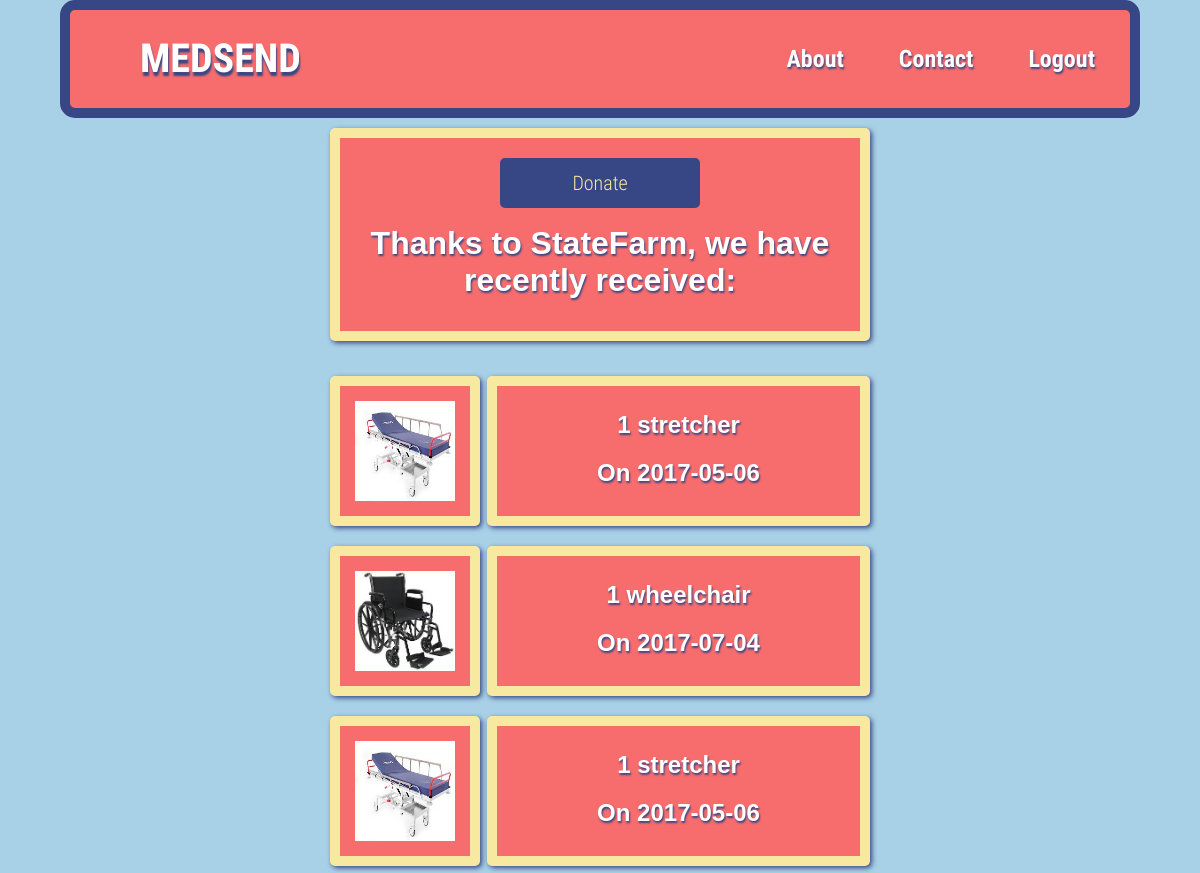
/organization/3, run on the app's committed database.
### tables this page shows
CREATE TABLE users
               (id int,
                username text,
                password text,
                type text);

CREATE TABLE donations
               (userid int,
                item_type text,
                image text,
                date_donated text,
                date_distributed text,
                amount int);

### app.py (the view)
@app.route('/organization/<userid>')
def organization(userid):
    title = "MedSend"
    conn = sqlite3.connect(db_path)
    c = conn.cursor()
    orders = c.execute("SELECT * from donations where userid == "+userid+"")
    data = c.fetchall()
    donations = donations_dict_arr(data)
    orders = c.execute("SELECT * from users where id == "+userid+"")
    data = c.fetchall()
    username = ""
    for d in data:
      username = d[1]
    return render_template('organization.html', username=username, title=title, donations = donations)

### app.py (called while the page is built)
def donations_dict_arr(data):
  donations= []
  for d in data:
    item = dict()
    item['userid'] = d[0]
    item['item_type'] = d[1]
    item['image'] = d[2]
    item['date_donated'] = d[3]
    item['date_distributed'] = d[4]
    item['amount'] = d[5]
    donations.append(item)
    print(donations)
  return donations

### templates/organization.html (shortened to what this page needs)
<!DOCTYPE html>
<html lang="en">
<head>
  <link rel="stylesheet" href="{{ url_for('static', filename='css/style.css') }}">
  <link rel="stylesheet" href="{{ url_for('static', filename='css/organization.css') }}">
</head>
<body>
    <nav>
        <ul>
            <li class="logo"><a class="logo active" href="/">MEDSEND</a></li>
            <li class="logout"><a href="/">Logout</a></li>
            <li><a href="/contact">Contact</a></li>
            <li><a href="/about">About</a></li>
        </ul>
    </nav>
    <div id="welcome">
      <div id="welcome-grid">
        <div id="welcome-text">
          <p> Thanks to {{username}}, we have recently received:</p>
        </div>
        <div id="donate-button">
          <form method="get" action='/donate/{{userid}}'>
            <input type="submit" value="Donate">
          </form>
        </div>
      </div>
    </div>
    {% for item in donations %}
    <div class="outergrid" >
        <div class="entry">
            <img src="../{{item.image}}" alt ="{{item.item_type}}" class="picture">
            <div class="name">
                {% if item == 'crutches' %}
                <h2> {{item.item_type}} set{% if item.amount > 1 %}s{%endif%} of crutches </h2>
                {%else%}
                <h2> {{item.amount}} {{item.item_type}}{% if item.amount > 1 %}s{%endif%} </h2>
                <h2> On {{item.date_donated}} </h2>
            </div>
                {% endif %}
        </div>
    </div>
    {% endfor %}
</body>
</html>

### static/css/style.css (style rules this page uses)
body { background-color: #a8d0e6; width: 90%; margin: auto; }
html { font-family: robotoCondensed; }
input { font-family: robotoCondensed_light; }
nav { margin: auto; text-align: center; margin-bottom: 10px; }
.logo { font-family: robotoCondensed_bold; border-radius: 5px; display: block; text-align: center; padding: 5px 35px; text-decoration: none; background-color: none; color: white; font-size: 40px; text-shadow: 1px 4px 2px#374785;; float:left; }
.logout { padding-right:15px; }
ul { list-style-type: none; width: 100%; margin: auto; padding: 0; padding-top: 15px; padding-bottom: 15px; overflow: hidden; box-sizing: border-box; border-radius: 15px; border: 10px solid #374785; background-color: #F76C6C; }
li { float: right; padding-left: 15px; }
li a { font-family: robotoCondensed_bold; border-radius: 5px; display: block; color: white; font-size: 24px; text-shadow: 1px 2px 2px #374785; text-align: center; padding: 20px; text-decoration: none; background-color: #F76C6C; }

### static/css/organization.css (style rules this page uses)
* { box-sizing: border-box; }
body { background-color: #a8do36; }
html { font-family:"verdana", sans-serif; color: white; font-weight: bold; }
.active { color: white; background-color: #F76C6C; }
.outergrid { padding-top: 30px; display: grid; width: 100%; height: 170px; grid-template-rows: 150px; }
.entry { margin: auto; display: grid; width: 50%; height: 157px; grid-template-areas: "left rest"; grid-template-columns: 150px 1fr; grid-template-rows: 150px; grid-gap: 7px; }
.picture { width:150px; height:150px; float:right; grid-area: left; border: 10px solid #F8E9A1; border-radius: 5px; padding: 15px; box-shadow: 2px 2px 5px #374785; background-color: #F76C6C; }
.name { text-shadow: 1px 2px 2px #374785; text-align: center; grid-area: rest; border: 10px solid #F8E9A1; border-radius: 5px; padding: 5px; box-shadow: 2px 2px 5px #374785; background-color: #F76C6C; }
#welcome { font-size: 2em; margin: auto; margin-bottom: 5px; text-align: left; vertical-align: middle; line-height: auto; width: 50%; background-color: #F76C6C; text-shadow: 1px 2px 2px #374785; border: 10px solid #F8E9A1; border-radius: 5px; box-shadow: 2px 2px 5px #374785; background-color: #F76C6C; }
#welcome-grid { display: grid; grid-template-columns: 1fr 1fr; grid-template-rows: auto; grid-template-areas: "button button" "text text"; }
#welcome-text { grid-area: text; text-align: center; }
#donate-button { grid-area: button; margin: auto; vertical-align: middle; margin-top: 20px; margin-bottom: -15px; }
input[type=submit] { width: 200px; height: 50px; background-color: #374785; color: #f8e9a1; border-style: none; font-size: 20px; border-radius: 5px; }

### data on the page
users: username "StateFarm"
donations: image (picture), amount "1", item_type "stretcher", date_donated "2017-05-06"
donations: image (picture), amount "1", item_type "wheelchair", date_donated "2017-07-04"
donations: image (picture), amount "1", item_type "stretcher", date_donated "2017-05-06"
